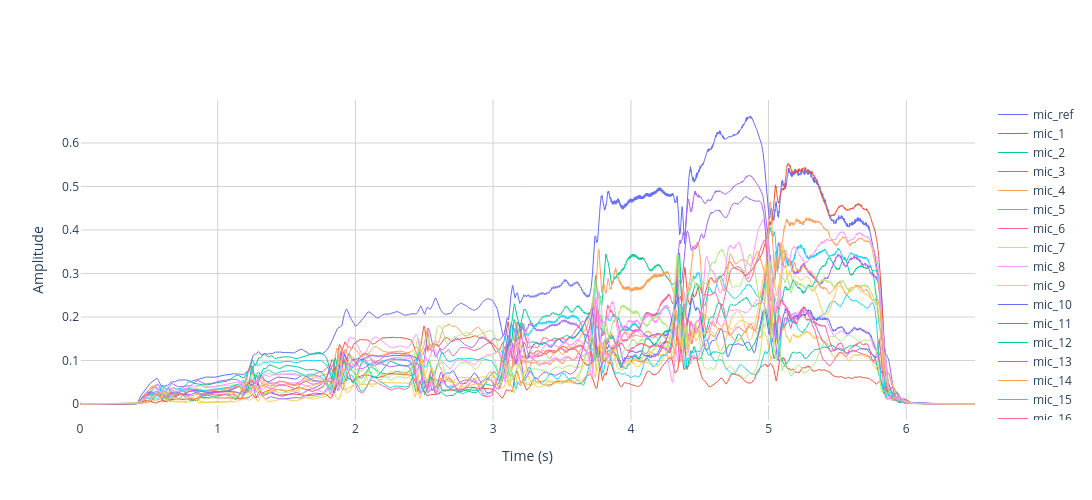

Source (notebook cell):
### Code cell
ma_processed.plot_takes(azimuth=20, envelope=True)

### Figure 1 — Plotly figure (JSON) as saved in the notebook; plotly's stock layout.template omitted (floating-point values rounded to 4 significant figures; data arrays with more than 128 entries replaced by an {"elided": "..."} marker saying what was removed)
{"data": [{"line": {"width": 1}, "mode": "lines", "name": "mic_ref", "type": "scatter", "x": {"elided": "2867 float values"}, "y": {"elided": "2867 float values"}}, {"line": {"width": 1}, "mode": "lines", "name": "mic_1", "type": "scatter", "x": {"elided": "2867 float values"}, "y": {"elided": "2867 float values"}}, {"line": {"width": 1}, "mode": "lines", "name": "mic_2", "type": "scatter", "x": {"elided": "2867 float values"}, "y": {"elided": "2867 float values"}}, {"line": {"width": 1}, "mode": "lines", "name": "mic_3", "type": "scatter", "x": {"elided": "2867 float values"}, "y": {"elided": "2867 float values"}}, {"line": {"width": 1}, "mode": "lines", "name": "mic_4", "type": "scatter", "x": {"elided": "2867 float values"}, "y": {"elided": "2867 float values"}}, {"line": {"width": 1}, "mode": "lines", "name": "mic_5", "type": "scatter", "x": {"elided": "2867 float values"}, "y": {"elided": "2867 float values"}}, {"line": {"width": 1}, "mode": "lines", "name": "mic_6", "type": "scatter", "x": {"elided": "2867 float values"}, "y": {"elided": "2867 float values"}}, {"line": {"width": 1}, "mode": "lines", "name": "mic_7", "type": "scatter", "x": {"elided": "2867 float values"}, "y": {"elided": "2867 float values"}}, {"line": {"width": 1}, "mode": "lines", "name": "mic_8", "type": "scatter", "x": {"elided": "2867 float values"}, "y": {"elided": "2867 float values"}}, {"line": {"width": 1}, "mode": "lines", "name": "mic_9", "type": "scatter", "x": {"elided": "2867 float values"}, "y": {"elided": "2867 float values"}}, {"line": {"width": 1}, "mode": "lines", "name": "mic_10", "type": "scatter", "x": {"elided": "2867 float values"}, "y": {"elided": "2867 float values"}}, {"line": {"width": 1}, "mode": "lines", "name": "mic_11", "type": "scatter", "x": {"elided": "2867 float values"}, "y": {"elided": "2867 float values"}}, {"line": {"width": 1}, "mode": "lines", "name": "mic_12", "type": "scatter", "x": {"elided": "2867 float values"}, "y": {"elided": "2867 float values"}}, {"line": {"width": 1}, "mode": "lines", "name": "mic_13", "type": "scatter", "x": {"elided": "2867 float values"}, "y": {"elided": "2867 float values"}}, {"line": {"width": 1}, "mode": "lines", "name": "mic_14", "type": "scatter", "x": {"elided": "2867 float values"}, "y": {"elided": "2867 float values"}}, {"line": {"width": 1}, "mode": "lines", "name": "mic_15", "type": "scatter", "x": {"elided": "2867 float values"}, "y": {"elided": "2867 float values"}}, {"line": {"width": 1}, "mode": "lines", "name": "mic_16", "type": "scatter", "x": {"elided": "2867 float values"}, "y": {"elided": "2867 float values"}}, {"line": {"width": 1}, "mode": "lines", "name": "mic_17", "type": "scatter", "x": {"elided": "2867 float values"}, "y": {"elided": "2867 float values"}}, {"line": {"width": 1}, "mode": "lines", "name": "mic_18", "type": "scatter", "x": {"elided": "2867 float values"}, "y": {"elided": "2867 float values"}}, {"line": {"width": 1}, "mode": "lines", "name": "mic_19", "type": "scatter", "x": {"elided": "2867 float values"}, "y": {"elided": "2867 float values"}}], "layout": {"height": 500, "plot_bgcolor": "white", "title": {}, "width": 1200, "xaxis": {"gridcolor": "lightgrey", "title": {"text": "Time (s)"}}, "yaxis": {"gridcolor": "lightgrey", "title": {"text": "Amplitude"}}}}
